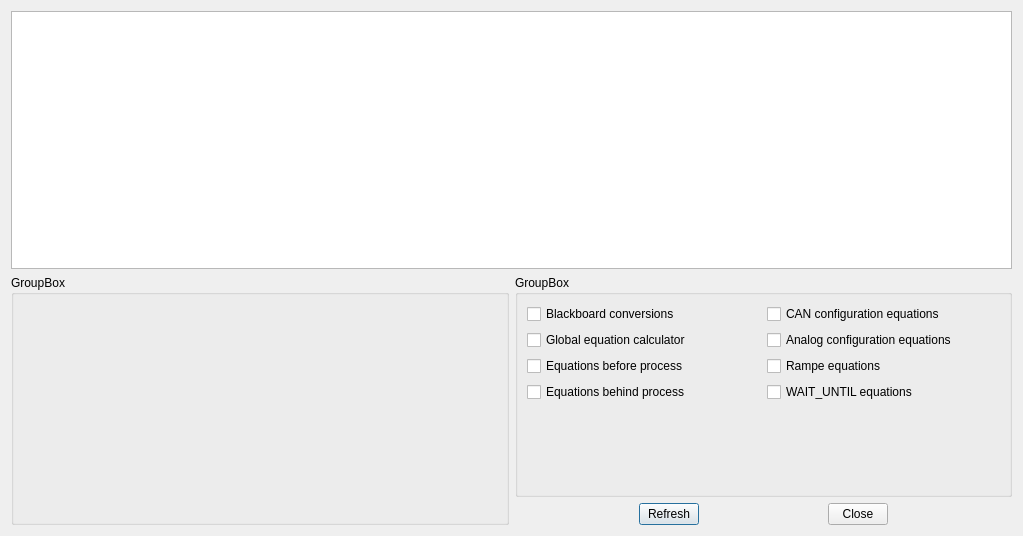
<?xml version="1.0" encoding="UTF-8"?>
<ui version="4.0">
 <class>ActiveEquationsDialog</class>
 <widget class="QDialog" name="ActiveEquationsDialog">
  <property name="geometry">
   <rect>
    <x>0</x>
    <y>0</y>
    <width>1023</width>
    <height>536</height>
   </rect>
  </property>
  <property name="windowTitle">
   <string>Active equations</string>
  </property>
  <layout class="QVBoxLayout" name="verticalLayout_4" stretch="2,1">
   <item>
    <widget class="QTreeView" name="treeView">
     <property name="itemsExpandable">
      <bool>false</bool>
     </property>
    </widget>
   </item>
   <item>
    <layout class="QHBoxLayout" name="horizontalLayout_3" stretch="1,1">
     <item>
      <widget class="ConfigFilter" name="Filter">
       <property name="minimumSize">
        <size>
         <width>0</width>
         <height>250</height>
        </size>
       </property>
       <property name="maximumSize">
        <size>
         <width>16777215</width>
         <height>16777215</height>
        </size>
       </property>
       <property name="title">
        <string>GroupBox</string>
       </property>
      </widget>
     </item>
     <item>
      <layout class="QVBoxLayout" name="verticalLayout_3">
       <item>
        <widget class="QGroupBox" name="groupBox_2">
         <property name="minimumSize">
          <size>
           <width>0</width>
           <height>220</height>
          </size>
         </property>
         <property name="maximumSize">
          <size>
           <width>16777215</width>
           <height>16777215</height>
          </size>
         </property>
         <property name="title">
          <string>GroupBox</string>
         </property>
         <layout class="QHBoxLayout" name="horizontalLayout">
          <item>
           <layout class="QVBoxLayout" name="verticalLayout">
            <item>
             <widget class="QCheckBox" name="BlackboardCheckBox">
              <property name="text">
               <string>Blackboard conversions</string>
              </property>
             </widget>
            </item>
            <item>
             <widget class="QCheckBox" name="GlobalCheckBox">
              <property name="text">
               <string>Global equation calculator</string>
              </property>
             </widget>
            </item>
            <item>
             <widget class="QCheckBox" name="BeforeCheckBox">
              <property name="text">
               <string>Equations before process</string>
              </property>
             </widget>
            </item>
            <item>
             <widget class="QCheckBox" name="BehindCheckBox">
              <property name="text">
               <string>Equations behind process</string>
              </property>
             </widget>
            </item>
            <item>
             <spacer name="verticalSpacer">
              <property name="orientation">
               <enum>Qt::Vertical</enum>
              </property>
              <property name="sizeHint" stdset="0">
               <size>
                <width>20</width>
                <height>40</height>
               </size>
              </property>
             </spacer>
            </item>
           </layout>
          </item>
          <item>
           <layout class="QVBoxLayout" name="verticalLayout_2">
            <item>
             <widget class="QCheckBox" name="CANCheckBox">
              <property name="text">
               <string>CAN configuration equations</string>
              </property>
             </widget>
            </item>
            <item>
             <widget class="QCheckBox" name="AnalogCheckBox">
              <property name="text">
               <string>Analog configuration equations</string>
              </property>
             </widget>
            </item>
            <item>
             <widget class="QCheckBox" name="RampeCheckBox">
              <property name="text">
               <string>Rampe equations</string>
              </property>
             </widget>
            </item>
            <item>
             <widget class="QCheckBox" name="WaitUntilCheckBox">
              <property name="text">
               <string>WAIT_UNTIL equations</string>
              </property>
             </widget>
            </item>
            <item>
             <spacer name="verticalSpacer_2">
              <property name="orientation">
               <enum>Qt::Vertical</enum>
              </property>
              <property name="sizeHint" stdset="0">
               <size>
                <width>20</width>
                <height>40</height>
               </size>
              </property>
             </spacer>
            </item>
           </layout>
          </item>
         </layout>
        </widget>
       </item>
       <item>
        <layout class="QHBoxLayout" name="horizontalLayout_2">
         <item>
          <spacer name="horizontalSpacer">
           <property name="orientation">
            <enum>Qt::Horizontal</enum>
           </property>
           <property name="sizeHint" stdset="0">
            <size>
             <width>40</width>
             <height>20</height>
            </size>
           </property>
          </spacer>
         </item>
         <item>
          <widget class="QPushButton" name="RefreshPushButton">
           <property name="minimumSize">
            <size>
             <width>60</width>
             <height>0</height>
            </size>
           </property>
           <property name="maximumSize">
            <size>
             <width>60</width>
             <height>16777215</height>
            </size>
           </property>
           <property name="text">
            <string>Refresh</string>
           </property>
          </widget>
         </item>
         <item>
          <spacer name="horizontalSpacer_2">
           <property name="orientation">
            <enum>Qt::Horizontal</enum>
           </property>
           <property name="sizeHint" stdset="0">
            <size>
             <width>40</width>
             <height>20</height>
            </size>
           </property>
          </spacer>
         </item>
         <item>
          <widget class="QPushButton" name="ClosePushButton">
           <property name="minimumSize">
            <size>
             <width>60</width>
             <height>0</height>
            </size>
           </property>
           <property name="maximumSize">
            <size>
             <width>60</width>
             <height>16777215</height>
            </size>
           </property>
           <property name="text">
            <string>Close</string>
           </property>
          </widget>
         </item>
         <item>
          <spacer name="horizontalSpacer_3">
           <property name="orientation">
            <enum>Qt::Horizontal</enum>
           </property>
           <property name="sizeHint" stdset="0">
            <size>
             <width>40</width>
             <height>20</height>
            </size>
           </property>
          </spacer>
         </item>
        </layout>
       </item>
      </layout>
     </item>
    </layout>
   </item>
  </layout>
 </widget>
 <customwidgets>
  <customwidget>
   <class>ConfigFilter</class>
   <extends>QGroupBox</extends>
   <header>ConfigFilter.h</header>
   <container>1</container>
  </customwidget>
 </customwidgets>
 <resources/>
 <connections/>
</ui>
